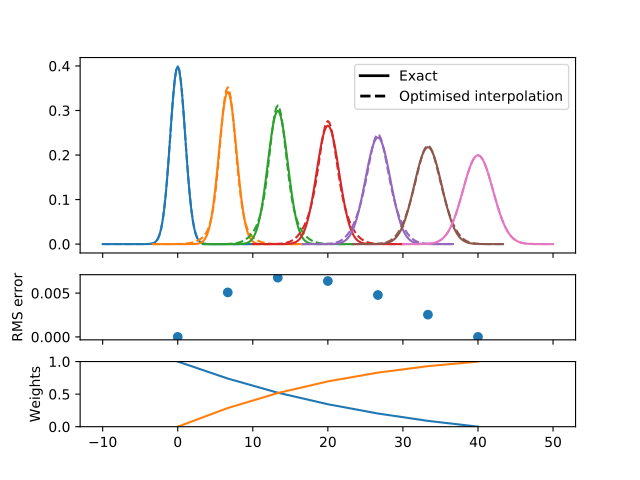

Generate this figure with Python:
from __future__ import (absolute_import, division, print_function, unicode_literals)

import numpy as np
from scipy.optimize import curve_fit
import matplotlib.pyplot as plt
from matplotlib.lines import Line2D

def gaussian(x, sigma=2, center=0):
    g = np.exp(-0.5 * ((x - center) / sigma)**2) / (sigma * np.sqrt(2 * np.pi))
    return g

margin = 0.05

def plot_optimised_interp(sigma_max=4):
    g1_center = 0
    g2_center = 40
    sigma_min = 1

    x = np.linspace(-10, 10, 101)
    npts = 7

    fig, [ax1, ax2, ax3] = plt.subplots(nrows=3,
                                        sharex=True,
                                        gridspec_kw={
                                            'height_ratios': [3, 1, 1]})
    mix1_list, mix2_list = [], []

    def gaussian_mix(x, w1, w2):
        """Return a linear combination of two Gaussians with weights"""
        return (w1 * gaussian(x, sigma=sigma_min)
                + w2 * gaussian(x, sigma=sigma_max))


    for sigma, color in zip(np.linspace(sigma_min, sigma_max, npts),
                            ['C0', 'C1', 'C2', 'C3', 'C4', 'C5', 'C6']):
        ydata = gaussian(x, sigma=sigma)
        (mix1, mix2), _ = curve_fit(gaussian_mix, x, ydata, p0=[0.5, 0.5])

        x_offset = (g1_center
                    + ((sigma - sigma_min)
                       * (g2_center - g1_center) / (sigma_max - sigma_min)))
        actual = gaussian(x, sigma=sigma)
        est = gaussian_mix(x, mix1, mix2)
        rms = np.sqrt(np.mean((actual - est)**2))
        ax1.plot(x + x_offset, actual, color=color)
        ax1.plot(x + x_offset, est, color=color, linestyle='--')
        ax2.plot([x_offset], [rms], 'o', c='C0')

        mix1_list.append(mix1)
        mix2_list.append(mix2)


    custom_lines = [Line2D([0], [0], color='k', linestyle='-', lw=2),
                    Line2D([0], [0], color='k', linestyle='--', lw=2)]

    ax1.legend(custom_lines, ['Exact', 'Optimised interpolation'])

    ax2.set_ylabel('RMS error')

    ax3.plot(np.linspace(g1_center, g2_center, npts), mix1_list)
    ax3.plot(np.linspace(g1_center, g2_center, npts), mix2_list)
    ax3.set_ylabel('Weights')
    ax3.set_ylim([0, 1])

plot_optimised_interp(sigma_max=2)
